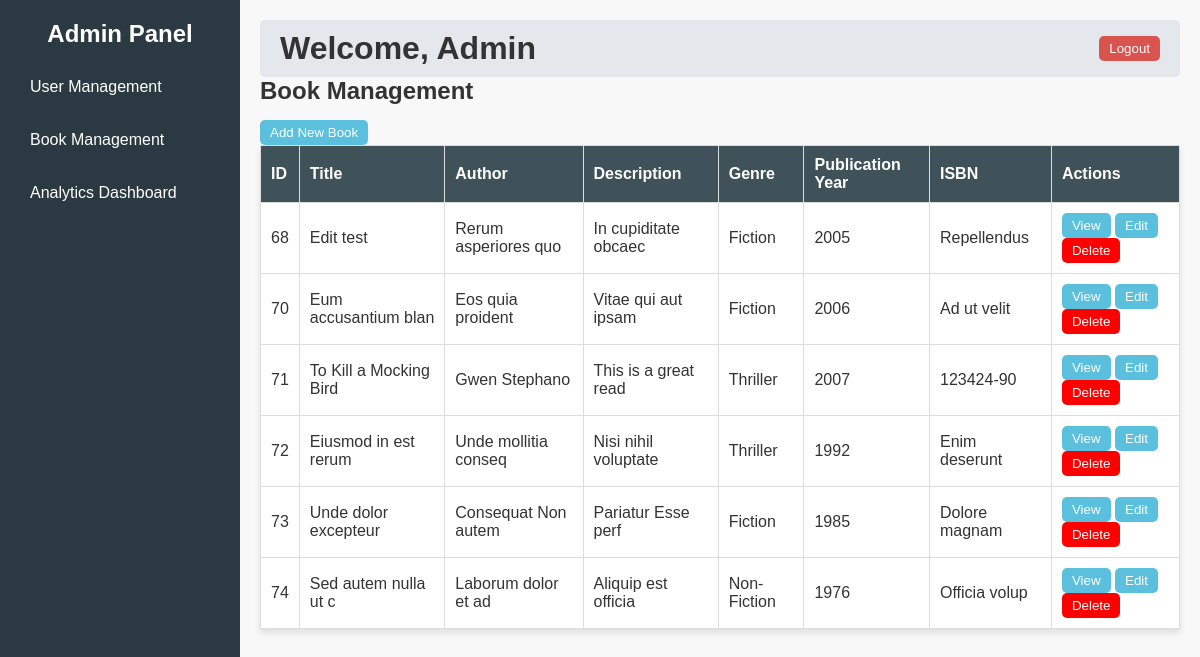
Page /book_management.php (signed in) on the committed database.
### tables this page shows
CREATE TABLE `books` (
  `book_id` int(11) NOT NULL,
  `title` varchar(255) NOT NULL,
  `author` varchar(30) DEFAULT NULL,
  `genre_id` int(11) NOT NULL,
  `mood_id` int(11) NOT NULL,
  `length_id` int(11) NOT NULL,
  `publication_year` year(4) NOT NULL,
  `isbn` varchar(13) DEFAULT NULL,
  `description` varchar(150) DEFAULT NULL,
  `book_file` varchar(250) NOT NULL,
  `page_count` int(11) NOT NULL,
  `cover_file` varchar(200) DEFAULT NULL
);

CREATE TABLE `genres` (
  `genre_id` int(11) NOT NULL,
  `genre_name` varchar(50) NOT NULL
);

### get_all_books_fxn.php (the view)
<?php
require_once(dirname(__FILE__) . "/../db/db_connection.php");
function get_all_books_fxn()
{
    global $conn;
    $books = [];
    $sql = "SELECT * FROM books JOIN genres ON books.genre_id = genres.genre_id";
    $result = $conn->query($sql);
    if ($result->num_rows > 0) {
        while ($row = $result->fetch_assoc()) {
            $books[] = $row;
        }
    }
    foreach ($books as $book) {
        echo '<tr>';
        echo '<td>' . $book['book_id'] . '</td>';
        echo '<td>' . htmlspecialchars($book['title']) . '</td>';
        echo '<td>' . $book['author'] . '</td>';
        echo '<td>' . htmlspecialchars($book['description']) . '</td>';
        echo '<td>' . $book['genre_name'] . '</td>';
        echo '<td>' . $book['publication_year'] . '</td>';
        echo '<td>' . htmlspecialchars($book['isbn']) . '</td>';
        echo '<td>
        <button class="view-book" data-book-id="' . htmlspecialchars($book['book_id']) . '" onclick="openModal(\'viewBookModal\')">View</button>
        <button class="edit-book" data-book-id="' . htmlspecialchars($book['book_id']) . '" onclick="openModal(\'editBookModal\')">Edit</button>
        <button style="background: red;" id="deleteBookBtn" onclick="deleteBook(' . htmlspecialchars($book['book_id']) . ')">Delete</button>
        </td>';
        echo '</tr>';
    }
}

### book_management.php (shortened to what this page needs)
<?php
include (dirname(__FILE__)) . "/../../functions/get_book_length_fxn.php";
include (dirname(__FILE__)) . "/../../functions/get_all_books_fxn.php";
?>
<!DOCTYPE html>
<html lang="en">
<head>
    <link rel="stylesheet" href="../../assets/css/admin.css">
    <link rel="stylesheet" href="../../assets/css/sweetalert2.min.css">
</head>
<body>
    <?php include (dirname(__FILE__)) . "/admin_header.php"; ?>
    <main>
        <header>
            <h1>Welcome, Admin</h1>
            <button onclick="document.location.href='../../actions/logout.php'" id="logout-btn">Logout</button>
        </header>
        <section id="book-management">
            <h2>Book Management</h2>
            <button onclick="openModal('bookModal')">Add New Book</button>
            <table>
                <thead>
                    <tr>
                        <th>ID</th>
                        <th>Title</th>
                        <th>Author</th>
                        <th>Description</th>
                        <th>Genre</th>
                        <th>Publication Year</th>
                        <th>ISBN</th>
                        <th>Actions</th>
                    </tr>
                </thead>
                <tbody id="book-table">
                    <?php get_all_books_fxn(); ?>
                </tbody>
            </table>
        </section>
    </main>
</body>
</html>

### admin_header.php
<aside class="sidebar">
    <h2 class="dashboard-logo">Admin Panel</h2>
    <ul>
        <li><a href="admin.php">User Management</a></li>
        <li><a href="book_management.php">Book Management</a></li>
        <li><a href="analytics.php">Analytics Dashboard</a></li>
    </ul>
</aside>

### admin.css (style rules this page uses)
* { margin: 0; padding: 0; box-sizing: border-box; }
body { font-family: Arial, sans-serif; display: flex; background-color: #f8f8f8; color: #333; }
.sidebar { width: 240px; background-color: #2b3a42; color: white; height: 100vh; padding: 20px; position: fixed; left: 0; }
.sidebar .dashboard-logo { font-size: 1.5rem; margin-bottom: 20px; text-align: center; }
.sidebar ul { list-style: none; }
.sidebar ul li { margin: 15px 0; }
.sidebar ul li a { color: white; text-decoration: none; display: block; padding: 10px; border-radius: 5px; }
main { margin-left: 240px; padding: 20px; width: calc(100% - 240px); }
header { display: flex; justify-content: space-between; align-items: center; background-color: #e4e7eb; padding: 10px 20px; border-radius: 5px; }
header button { padding: 5px 10px; background-color: #d9534f; color: white; border: none; border-radius: 5px; cursor: pointer; }
section { margin-bottom: 40px; }
h2 { margin-bottom: 15px; }
table { width: 100%; border-collapse: collapse; background-color: white; box-shadow: 0 4px 6px rgba(0, 0, 0, 0.1); }
table th, table td { padding: 10px; border: 1px solid #ddd; text-align: left; }
table th { background-color: #3f5159; color: white; }
button { padding: 5px 10px; background-color: #5bc0de; color: white; border: none; border-radius: 5px; cursor: pointer; }

### rows in the picture
books: book_id "68", title "Edit test", author "Rerum asperiores quo", description "In cupiditate obcaec", genre.genre_name "Fiction", publication_year "2005", isbn "Repellendus"
books: book_id "70", title "Eum accusantium blan", author "Eos quia proident", description "Vitae qui aut ipsam", genre.genre_name "Fiction", publication_year "2006", isbn "Ad ut velit"
books: book_id "71", title "To Kill a Mocking Bird", author "Gwen Stephano", description "This is a great read", genre.genre_name "Thriller", publication_year "2007", isbn "123424-90"
books: book_id "72", title "Eiusmod in est rerum", author "Unde mollitia conseq", description "Nisi nihil voluptate", genre.genre_name "Thriller", publication_year "1992", isbn "Enim deserunt"
books: book_id "73", title "Unde dolor excepteur", author "Consequat Non autem", description "Pariatur Esse perf", genre.genre_name "Fiction", publication_year "1985", isbn "Dolore magnam"
books: book_id "74", title "Sed autem nulla ut c", author "Laborum dolor et ad", description "Aliquip est officia", genre.genre_name "Non-Fiction", publication_year "1976", isbn "Officia volup"
